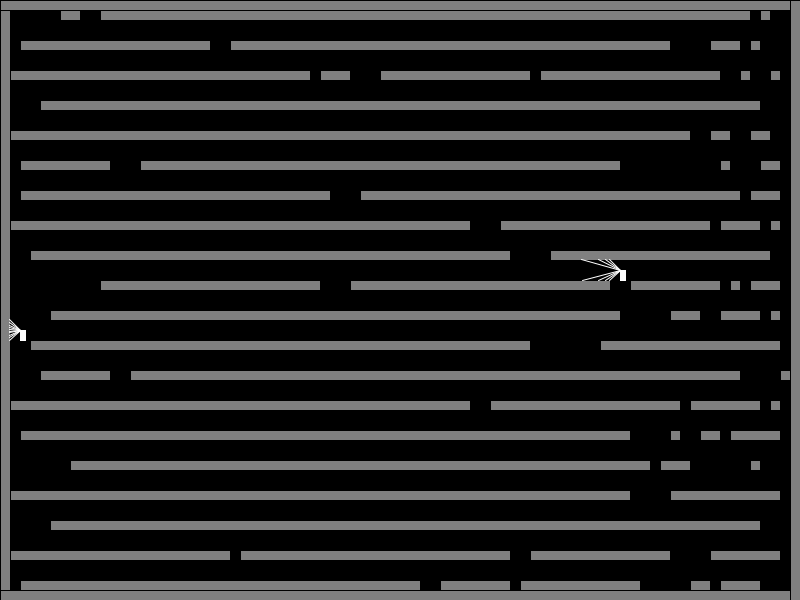
Frame 1 (no input)
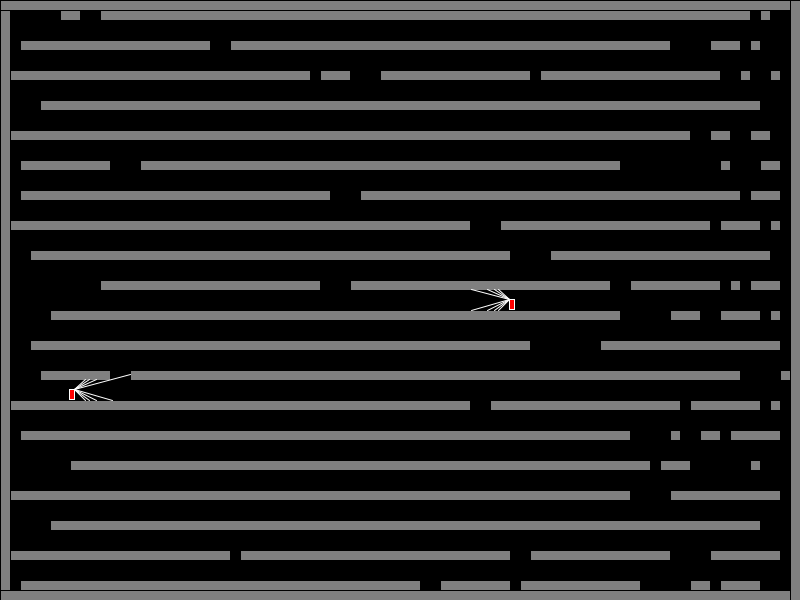
Frame 60 (the mouse pressed at the canvas centre just before this capture)
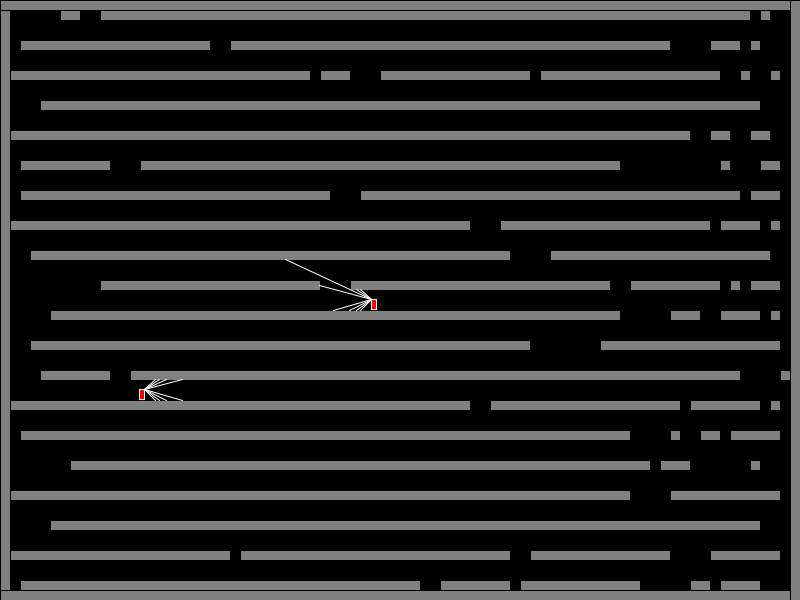
Frame 120 (the mouse held since frame 60 and released just before this capture)

The Processing sketch that drew these frames (run headless with seeded random() and noise(); from frame 60 on, the mouse is pressed at the canvas centre):

// Processing sketch: shootmen
// ── shootmen.pde


void setup() {
  size(800, 600);

  blocks.add(new Obstacle(0, 0, BARRIER_W, height));
  blocks.add(new Obstacle(0, 0, width, BARRIER_H));
  blocks.add(new Obstacle(0, height-BARRIER_H, width, BARRIER_H));
  blocks.add(new Obstacle(width - BARRIER_W, 0, BARRIER_W, height));
  for (float y = BARRIER_H; y < height - BARRIER_W; y += BARRIER_H * 3) {
    for (float x = BARRIER_W; x < width - BARRIER_W; ) {

      if (random(1) < 0.3) {
        
        float w = random(BARRIER_W, width - BARRIER_W - x);
        w -= w % BARRIER_W;

        blocks.add(new Obstacle(x, y, w, BARRIER_H));
        x += w + BARRIER_W;
      } else {
        x += BARRIER_W;
      }
      
      if (random(1) < 0.01) {
        Man m = new Man(x, y - 10, 5, 10);
        men.add(m);
      }
      
    }
  }

  //for (int i = 0; i < 100; i += 1) {
  //  float x = random(BARRIER_W, width - BARRIER_W);
  //  x -= x % BARRIER_W;
  //  float y = random(BARRIER_H, height - BARRIER_H);
  //  y -= y % BARRIER_H;
  //  blocks.add(new Obstacle(x,y,BARRIER_W, BARRIER_H));
  //}
  
}

void draw() {
  background(0);
  for (Obstacle o : blocks) {
    o.draw();
  }

  for (Man m : men) {
    m.applyForce(GRAVITY);
    //m.applyForce(PVector.random2D());
    m.update();
    m.draw();
    m.randomMove();
  }
}

void mouseClicked() {
  MOUSE.set(mouseX, mouseY);
  men.get(0).shootAt(MOUSE);
}
// ── Global.pde
ArrayList<Obstacle> blocks = new ArrayList<Obstacle>();
ArrayList<Man> men = new ArrayList<Man>();
final float BARRIER_W = 10, BARRIER_H = 10;
final PVector GRAVITY = new PVector(0, 0.1);
final PVector MOUSE = new PVector(0,0);

enum COLLISION {
  LEFT_RIGHT, UP_DOWN, NONE;
}
// ── Man.pde
class Man {
  ArrayList<Bullet> bullets = new ArrayList<Bullet>();
  Mover m;
  PVector pos, vel, acc, dims, eyePos;
  float facing = 0;
  int id = getNextId("MAN");

  Man (float x, float y, float w, float h) {
    m = new Mover(x, y, w, h);
    pos = m.pos;
    eyePos = pos.copy();
    vel = m.vel;
    acc = m.acc;
    dims = m.dims;
  }

  void randomMove() {
    float r1 = random(1);
    if (r1 < 0.01) {
      jump();
    } else if (r1 < 0.05) {
      PVector force = PVector.random2D();
      force.y = 0;
      applyForce(force);
    }
  }

  void applyForce(PVector force) {
    m.applyForce(force);
  }

  void jump() {

    float angle = 0;
    if (random(1) < 0.5) {
      angle = -PI/4;
    } else {
      angle = PI + (PI / 4);
    }
    PVector jump = PVector.fromAngle(angle);
    jump.setMag(5);
    applyForce(jump);
  }

  void shootAt(PVector target) {
    PVector shoot = PVector.sub(target, m.pos);
    shoot.normalize();
    shoot.mult(11);
    Bullet b = new Bullet(m.pos.x, m.pos.y, shoot);
    bullets.add(b);
  }

  void update() {
    m.update();
    m.vel.limit(5);
    m.vel.mult(0.99);

    for (int i = bullets.size() - 1; i >= 0; i -= 1) {
      Bullet b = bullets.get(i);
      b.update();
      if (b.dead) {
        bullets.remove(i);
      }
    }
    if (m.vel.x > 0) {
      facing = 0;
      eyePos.set(m.pos);
      eyePos.x += 5;
    } else {
      facing = PI;
      eyePos.set(m.pos);
    }

    for (float a = facing - (PI / 4); a < facing + (PI / 4); a += radians(10)) {
      float angle = a;
      PVector ww = PVector.fromAngle(angle);
      PVector p = ww.copy();
      PVector posa = eyePos.copy();

      boolean hit = false;
      boolean hitBlock = false;
      boolean hitMan = false;
      for (float d = 0; d < 500; d += 5) {
        posa.add(p.x, p.y);

        for (Obstacle o : blocks) {
          if (o.pointCollides(posa)) {
            hit = true;
            hitBlock = true;
            break;
          }
        }
        if (hit) break;

        for (Man m : men) {
          if (m.m.pointCollides(posa)) {
            hit = true;
            hitMan = true;
            break;
          }
        }
        if (hit) break;
      }
      if (hit) {
        if (hitMan) {
          stroke(255, 0, 0);
          shootAt(posa);
        } else {

          stroke(255);
        }
        line(eyePos.x, eyePos.y, posa.x, posa.y);
      }
    }
  }

  void draw() {
    stroke(255);
    if (m.collided) {
      fill(255, 0, 0);
    } else {
      fill(255);
    }

    for (Bullet b : bullets) {
      b.draw();
    }

    rect(pos.x, pos.y, dims.x, dims.y);
  }
}
// ── Mover.pde
class Mover {
  PVector pos, prevPos, newPos, newPosX, newPosY,vel, acc, dims;
  boolean collided = false;
  Mover(float x, float y, float w, float h) {
    pos = new PVector(x, y);
    prevPos = pos.copy();
    newPos = pos.copy();
    newPosX = pos.copy();
    newPosY = pos.copy();
    dims = new PVector(w, h);
    vel = new PVector();
    acc = new PVector();
  }

  void applyForce(PVector force) {
    acc.add(force);
  }

  void update() {
    collided = false;
    boolean upDown = false, leftRight = false;
    prevPos.set(pos);

    vel.add(acc);
    acc.mult(0);
    newPos.set(pos);
    newPosX.set(pos);
    newPosY.set(pos);
    
    newPos.add(vel);
    newPosX.x += vel.x;
    newPosY.y += vel.y;
    for (Obstacle o : blocks) {
      if (o.collides(newPos, dims)) {
        collided = true;
        if (o.collides(newPosX, dims)) {
          leftRight = true;
        }
        
        if (o.collides(newPosY , dims)) {
          upDown = true;
        }
      }
    }
    if (upDown) {
      vel.y = 0;
    }

    if (leftRight) {
      vel.x = 0;
    }
    pos.add(vel);
  }

   boolean pointCollides(PVector ppos) {
    if (ppos.x >= pos.x && ppos.x <= pos.x + dims.x && ppos.y >= pos.y && ppos.y <= pos.y + dims.y) {
      return true;
    } else {
      return false;
    }
  
  }
}
// ── Obstacle.pde
class Obstacle {
  PVector pos, dims;


  Obstacle (float x, float y, float w, float h) {
    pos = new PVector(x, y);
    dims = new PVector(w, h);
  }

  COLLISION collisionType (PVector mpos, PVector mdims) {
    if (mpos.x + mdims.x >= pos.x || mpos.x > pos.x + dims.x) {
      return COLLISION.LEFT_RIGHT;
    }

    if (mpos.y + mdims.y < pos.y || mpos.y > pos.y + dims.y) {
      return COLLISION.UP_DOWN;
    }

    return COLLISION.NONE;
  }
  
  boolean pointCollides(PVector ppos) {
    if (ppos.x >= pos.x && ppos.x <= pos.x + dims.x && ppos.y >= pos.y && ppos.y <= pos.y + dims.y) {
      return true;
    } else {
      return false;
    }
  
  }

  boolean collides(PVector mpos, PVector mdims) {
    if (mpos.x + mdims.x < pos.x || mpos.x > pos.x + dims.x) {
      return false;
    }

    if (mpos.y + mdims.y < pos.y || mpos.y > pos.y + dims.y) {
      return false;
    }

    return true;
  }

  void draw() {
    stroke(0);
    fill(128);
    rect(pos.x, pos.y, dims.x, dims.y);
  }
}
// ── Projectile.pde
class Bullet {
  Mover m;
  boolean dead = false;
  Bullet (float x, float y, PVector initialVelocity) {
    m = new Mover(x,y,1,1);
    m.applyForce(initialVelocity);
  }
  
  void update() {
    m.applyForce(GRAVITY);
    m.update();
    
    if (m.collided) {
      dead = true;
    }
    
    
  }
  
  void draw() {
    stroke(255,255,0);
    point(m.pos.x, m.pos.y);
  }
  
}
// ── Utils.pde
import java.util.TreeMap;
TreeMap<String, Integer> uniqueIds = new TreeMap<String, Integer>();
int getNextId(String idName) {
  idName = idName.toUpperCase().trim();

  int returnVal = 0;
  if (!uniqueIds.containsKey(idName)) {
    uniqueIds.put(idName, 1);
    returnVal = 1;
  } else {
    returnVal = uniqueIds.get(idName) + 1;
    uniqueIds.put(idName, returnVal);
  }

  return returnVal;
}
